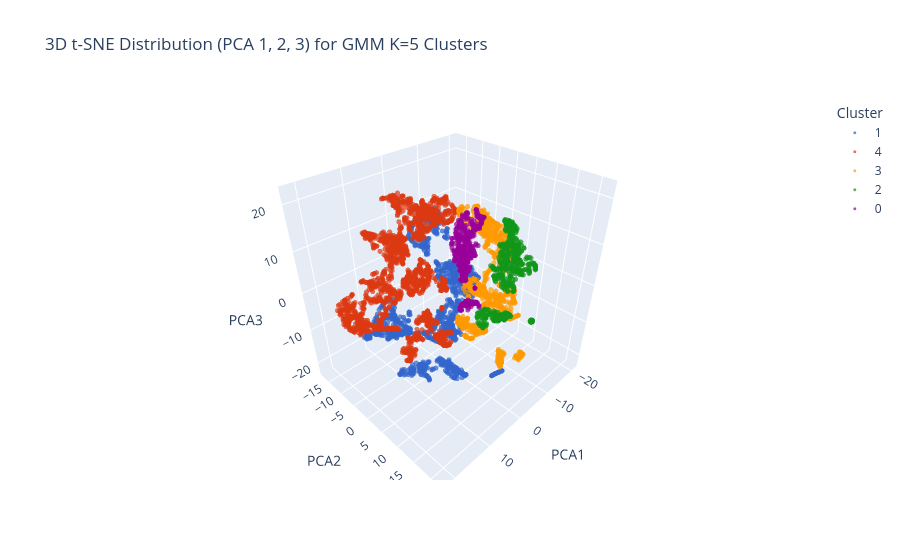

The notebook cell saved with this chart:
### Markdown cell above
##### GMM Selection of PCAs: 
Number of PCs were manullay varied to see the goodness of clustering and it was observed that considering 5 PCs would be a optimum number for this method

### Code cell
#-----------------------------------------------------------
# GMM Continues... Plotting and Visulaization
#-----------------------------------------------------------

# --- 6. GENERATE 3D TSNE PLOT SPECIFICALLY FOR K=5 WITH GMM ---

gmm_5 = GaussianMixture(n_components=5, random_state=42)
labels_full_5 = gmm_5.fit_predict(X_train_pca)

# Match the labels to 5,000 evaluation points
if sample_indices is not None:
    labels_sample_5 = labels_full_5[sample_indices]
else:
    labels_sample_5 = labels_full_5

# Isolate the top 3 principal components (PCA 1, 2, 3) 
X_sample_pca_123 = X_train_sample[:, 0:3]

# Fit 3D t-SNE to translate those components into 3 coordinate axes
tsne_3d = TSNE(n_components=3, perplexity=30, random_state=42, n_jobs=-1)
tsne_embedding = tsne_3d.fit_transform(X_sample_pca_123)

# Build a DataFrame plot
tsne_df = pd.DataFrame(tsne_embedding, columns=["PCA1", "PCA2", "PCA3"])
tsne_df["Cluster"] = labels_sample_5.astype(str)

fig = px.scatter_3d(
    tsne_df,
    x="PCA1",
    y="PCA2",
    z="PCA3",
    color="Cluster",
    title="3D t-SNE Distribution (PCA 1, 2, 3) for GMM K=5 Clusters",
    opacity=0.7,
    color_discrete_sequence=px.colors.qualitative.G10,
)
fig.update_traces(marker=dict(size=3))
fig.show()

#6. NLL vs K-Plot
plt.figure(figsize=(7, 4))
plt.plot(k_values, nllh_scores, "bo-", linewidth=2, markersize=7)
plt.title("GMM Evaluation: Negative Log-Likelihood (NLLH) vs. Clusters (K)", fontsize=12, fontweight="bold")
plt.xlabel("Number of Clusters (K)", fontsize=10)
plt.ylabel("Negative Log-Likelihood (NLLH)", fontsize=10)
plt.xticks(k_values)
plt.grid(True, linestyle="--", alpha=0.6)
plt.tight_layout()
plt.show()

### Figure 1 — Plotly figure (JSON) as saved in the notebook; plotly's stock layout.template omitted (floating-point values rounded to 4 significant figures; data arrays with more than 128 entries replaced by an {"elided": "..."} marker saying what was removed)
{"data": [{"hovertemplate": "Cluster=1<br>PCA1=%{x}<br>PCA2=%{y}<br>PCA3=%{z}<extra></extra>", "legendgroup": "1", "marker": {"color": "#3366CC", "opacity": 0.7, "size": 3, "symbol": "circle"}, "mode": "markers", "name": "1", "scene": "scene", "showlegend": true, "type": "scatter3d", "x": {"elided": "1256 float values"}, "y": {"elided": "1256 float values"}, "z": {"elided": "1256 float values"}}, {"hovertemplate": "Cluster=4<br>PCA1=%{x}<br>PCA2=%{y}<br>PCA3=%{z}<extra></extra>", "legendgroup": "4", "marker": {"color": "#DC3912", "opacity": 0.7, "size": 3, "symbol": "circle"}, "mode": "markers", "name": "4", "scene": "scene", "showlegend": true, "type": "scatter3d", "x": {"elided": "1841 float values"}, "y": {"elided": "1841 float values"}, "z": {"elided": "1841 float values"}}, {"hovertemplate": "Cluster=3<br>PCA1=%{x}<br>PCA2=%{y}<br>PCA3=%{z}<extra></extra>", "legendgroup": "3", "marker": {"color": "#FF9900", "opacity": 0.7, "size": 3, "symbol": "circle"}, "mode": "markers", "name": "3", "scene": "scene", "showlegend": true, "type": "scatter3d", "x": {"elided": "814 float values"}, "y": {"elided": "814 float values"}, "z": {"elided": "814 float values"}}, {"hovertemplate": "Cluster=2<br>PCA1=%{x}<br>PCA2=%{y}<br>PCA3=%{z}<extra></extra>", "legendgroup": "2", "marker": {"color": "#109618", "opacity": 0.7, "size": 3, "symbol": "circle"}, "mode": "markers", "name": "2", "scene": "scene", "showlegend": true, "type": "scatter3d", "x": {"elided": "586 float values"}, "y": {"elided": "586 float values"}, "z": {"elided": "586 float values"}}, {"hovertemplate": "Cluster=0<br>PCA1=%{x}<br>PCA2=%{y}<br>PCA3=%{z}<extra></extra>", "legendgroup": "0", "marker": {"color": "#990099", "opacity": 0.7, "size": 3, "symbol": "circle"}, "mode": "markers", "name": "0", "scene": "scene", "showlegend": true, "type": "scatter3d", "x": {"elided": "503 float values"}, "y": {"elided": "503 float values"}, "z": {"elided": "503 float values"}}], "layout": {"legend": {"title": {"text": "Cluster"}, "tracegroupgap": 0}, "scene": {"domain": {"x": [0, 1], "y": [0, 1]}, "xaxis": {"title": {"text": "PCA1"}}, "yaxis": {"title": {"text": "PCA2"}}, "zaxis": {"title": {"text": "PCA3"}}}, "title": {"text": "3D t-SNE Distribution (PCA 1, 2, 3) for GMM K=5 Clusters"}}}
